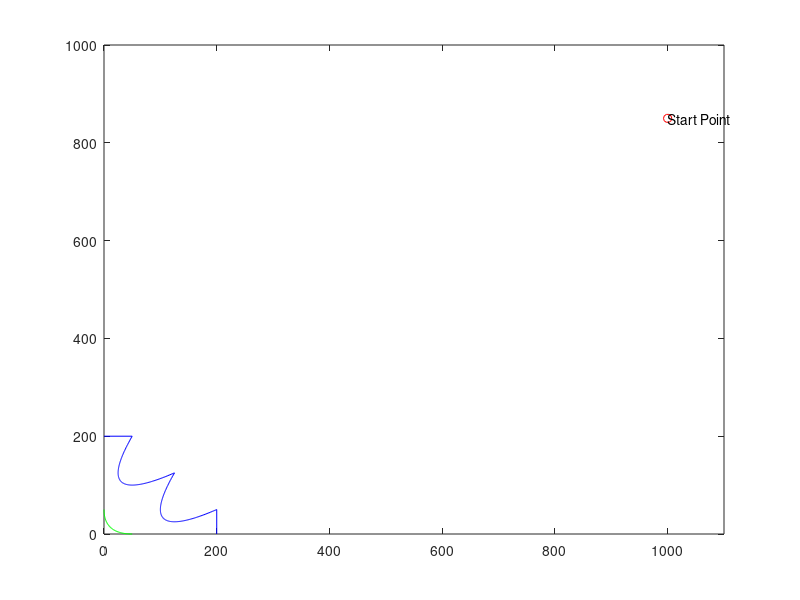

Write MATLAB code to recreate this figure.
function rcont3()
% rcont3()
% Graphical diplay for the pareto-optimal set and the feasible region for 
% a bi-objective optimization with 
%    1. strict restrictions: f(1) must be in the interval [0 1100];
%                            f(2) must be in the interval [0 1000]
%    2. not-strict restrictions which are described by a system 
%       of inequalities: x(1) must be in the interval [-5 10]
%                        x(2) must be in the interval [-5 10] .
%
%
% See also: ROFUN3.M 


% All Rights Reserved, 
% Revision 3.0, Oct. 1996
% Evolution Strategy Toolbox 1993-96
% To Thanh Binh University of Magdeburg Germany


hold off
t=0:.1:5;
t1=-5:.1:10;
plot(2*t.^2,2*(t-5).^2,'g-');
hold on
plot(1000,850,'ro')
text(1000,850,'Start Point')
plot(25+t1.^2,100+(t1-5).^2,'b')
plot(100+t1.^2,25+(t1-5).^2,'b')
plot([200 ,200],[0, 50],'b')
plot([0 ,50],[200, 200],'b')

set(gca,'Xlim',[0 1100],'Ylim', [0 1000]);

